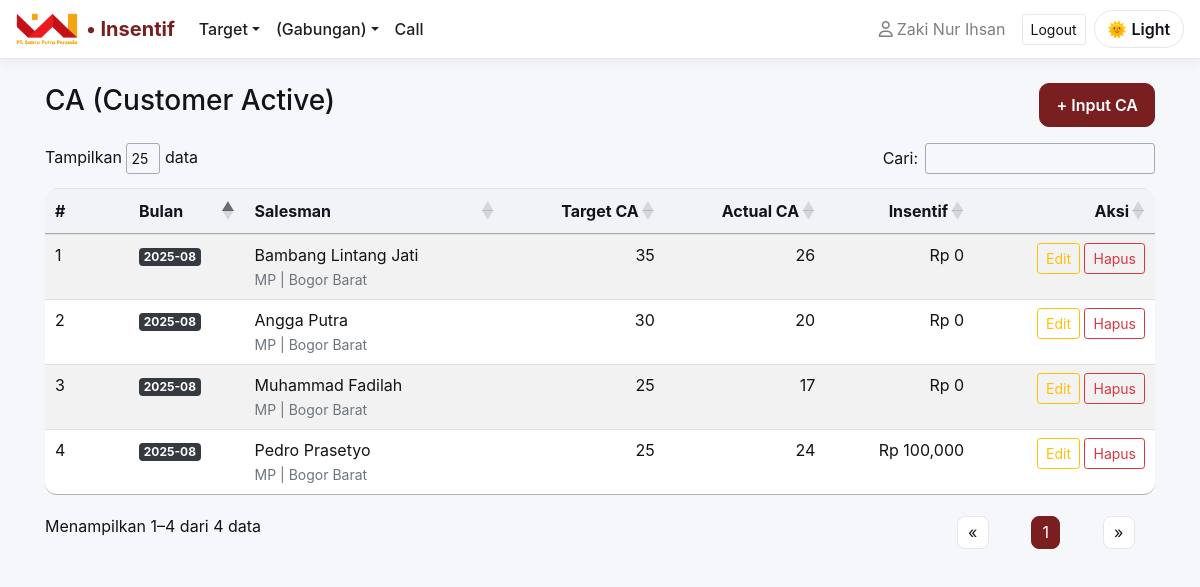
Page /ca (signed in) on the committed database.
### app.py (models this page shows)
class NOO(db.Model):
    __tablename__ = "noo"
    id = db.Column(db.Integer, primary_key=True)
    salesman_id = db.Column(db.Integer, db.ForeignKey("salesman.id"), nullable=False)
    bulan = db.Column(db.String(7), nullable=False)  # YYYY-MM
    target_ca = db.Column(db.Integer, nullable=True, default=0)
    actual_ca = db.Column(db.Integer, nullable=True, default=0)
    jumlah_toko_noo = db.Column(db.Integer, nullable=True, default=0)  # NOO/LOST count
    target_fl = db.Column(db.Integer, nullable=True, default=0)   # MP only
    actual_fl = db.Column(db.Integer, nullable=True, default=0)   # MP only
    target_ao = db.Column(db.Integer, nullable=True, default=0)   # AVIAN only
    actual_ao = db.Column(db.Integer, nullable=True, default=0)   # AVIAN only

class Salesman(db.Model):
    __tablename__ = "salesman"
    id = db.Column(db.Integer, primary_key=True)
    name = db.Column(db.String(120), nullable=False)
    area = db.Column(db.String(80), nullable=True)
    divisi = db.Column(db.String(10), nullable=False)   # MP | AVIAN
    kategori = db.Column(db.String(12), nullable=False) # Bronze | Silver | Gold | Platinum

### app.py (the view)
@app.route("/ca")
def ca_list():
    rows = db.session.query(NOO, Salesman)\
        .join(Salesman, NOO.salesman_id == Salesman.id)\
        .filter( (NOO.target_ca > 0) | (NOO.actual_ca > 0) ).all()
    return render_template("ca_list.html", rows=rows)

### app.py (called while the page is built)
def _admin_allowed(endpoint: str) -> bool:
    if not endpoint:
        return False
    always_ok = {"static", "login", "logout", "dashboard"}
    if endpoint in always_ok:
        return True
    allowed_prefixes = (
        "target_", "target_tagihan_",
        "call_", "noo_", "noo_only_", "ca_", "fl_ao_",
        "rekap", "insentif", "override"
    )
    return any(endpoint.startswith(p) for p in allowed_prefixes)

### templates/ca_list.html (shortened to what this page needs)
{% extends "base.html" %}
{% block content %}
<div class="d-flex justify-content-between align-items-center mb-3">
  <h3>CA (Customer Active)</h3>
  <a href="{{ url_for('ca_new') }}" class="btn btn-primary">+ Input CA</a>
</div>
<div class="table-responsive">
  <table id="tabelCA" class="table table-striped table-hover align-middle">
    <thead>
      <tr class="text-center">
        <th style="width:64px">#</th>
        <th>Bulan</th>
        <th>Salesman</th>
        <th>Target CA</th>
        <th>Actual CA</th>
        <th>Insentif</th>
        <th class="text-right">Aksi</th>
      </tr>
    </thead>
    <tbody>
    {% for r, s in rows %}
      {% set ins = 100000 if (r.target_ca or 0) > 0 and (r.actual_ca or 0) / (r.target_ca or 1) >= 0.8 else 0 %}
      <tr>
        <td></td>
        <td><span class="badge badge-dark">{{ r.bulan }}</span></td>
        <td>
          <div class="font-weight-600">{{ s.name }}</div>
          <small class="text-muted">{{ s.divisi }} | {{ s.area }}</small>
        </td>
        <td>{{ "{:,.0f}".format(r.target_ca or 0) }}</td>
        <td>{{ "{:,.0f}".format(r.actual_ca or 0) }}</td>
        <td class="text-right">Rp {{ "{:,.0f}".format(ins) }}</td>
        <td class="text-right">
          <a href="{{ url_for('ca_edit', id=r.id) }}" class="btn btn-sm btn-outline-warning">Edit</a>
            <form action="{{ url_for('ca_delete', id=r.id) }}" method="post"
                  style="display:inline" onsubmit="return confirm('Yakin ingin menghapus data ini?')">
              <button class="btn btn-sm btn-outline-danger">Hapus</button>
            </form>
        </td>
      </tr>
    {% endfor %}
    </tbody>
  </table>
</div>
<link rel="stylesheet" href="https://cdn.datatables.net/1.13.6/css/jquery.dataTables.min.css">
{% endblock %}

### templates/base.html (style rules this page uses)
:root { --accent:#7A1F1F; --accent-2:#A02C2C; --bg:#F6F7FB; --card:#FFFFFF; --text:#111418; --muted:#6B7280; --border:#E5E7EB; --thead:#F2F3F7; --hover:#FEF2F2; --link:#7A1F1F; --toast-header:#7A1F1F; --toast-body:#ffffff; --success:#28a745; --success-hover:#218838; }
html,body { height:100% }
body { background:var(--bg); color:var(--text); -webkit-font-smoothing:antialiased; -moz-osx-font-smoothing:grayscale; transition:background .25s ease, color .25s ease; }
.btn-primary { background:var(--accent); border-color:var(--accent); border-radius:10px; padding:.55rem 1rem; font-weight:600; }
.table { background:var(--card); color:var(--text); border-collapse:separate !important; border-spacing:0; overflow:hidden; border-radius:12px; }
.table thead th { background:var(--thead); color:var(--text); border-bottom:2px solid var(--border); font-weight:700; }
.table-responsive { overflow-x: auto; scrollbar-width: thin; }
a, .btn-link { color:var(--link); }

### rows in the picture
NOO: bulan "2025-08", name "Bambang Lintang Jati", divisi "MP", area "Bogor Barat", target_ca "35", actual_ca "26", ins "0"
NOO: bulan "2025-08", name "Angga Putra", divisi "MP", area "Bogor Barat", target_ca "30", actual_ca "20", ins "0"
NOO: bulan "2025-08", name "Muhammad Fadilah", divisi "MP", area "Bogor Barat", target_ca "25", actual_ca "17", ins "0"
NOO: bulan "2025-08", name "Pedro Prasetyo", divisi "MP", area "Bogor Barat", target_ca "25", actual_ca "24", ins "100,000"

### other values in the picture
{{ u.full_name }} "Zaki Nur Ihsan"
